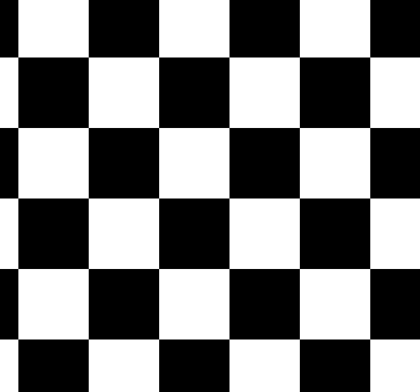
#> input picture ch4/check.png, 420 x 392 px
$ python 4-1.py
#> lines starting #> are read from the running program, lines starting #| are printed output that depends on the picture
import cv2 as cv

#img=cv.imread('soccer.jpg')
img=cv.imread('check.png')
#> img is the input picture: shape (392, 420, 3); min 0, max 255, mean 127.5
gray=cv.cvtColor(img,cv.COLOR_BGR2GRAY)

gray = cv.blur(gray, (3,3)) # 스무딩 작업 - 잡음 제거 효과

grad_x=cv.Sobel(gray,cv.CV_32F,1,0,ksize=3)	# 소벨 연산자 적용, sobel_x 왼오
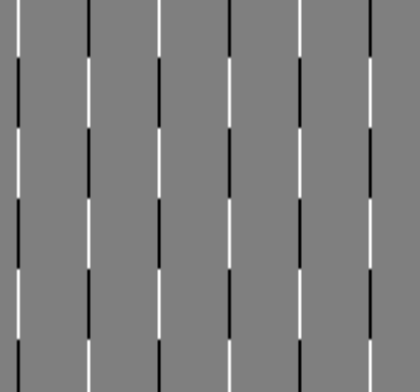
#> grad_x: shape (392, 420) float32; min -680, max 680, mean 0; drawn with min black and max white
grad_y=cv.Sobel(gray,cv.CV_32F,0,1,ksize=3) # sobel_y 위아래
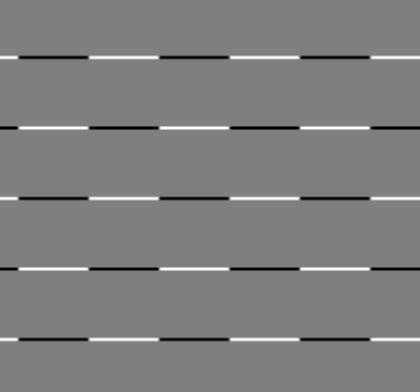
#> grad_y: shape (392, 420) float32; min -680, max 680, mean 0; drawn with min black and max white
grad = cv.Laplacian(gray, cv.CV_32F)
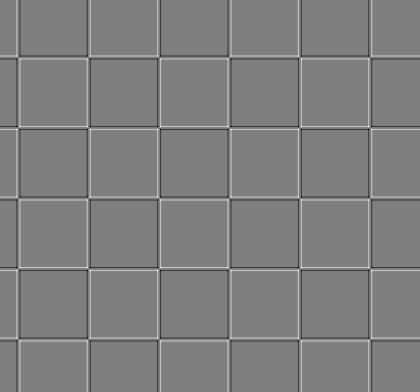
#> grad: shape (392, 420) float32; min -146, max 146, mean 0; drawn with min black and max white

sobel_x=cv.convertScaleAbs(grad_x)	# 절댓값을 취해 양수 영상으로 변환
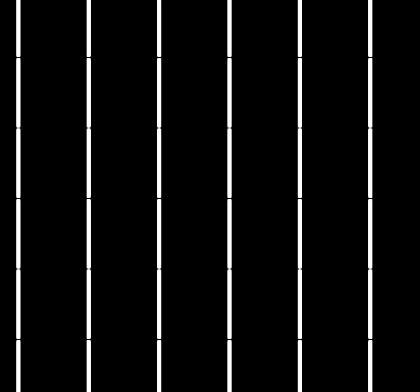
#> sobel_x: shape (392, 420); min 0, max 255, mean 15.4
sobel_y=cv.convertScaleAbs(grad_y)
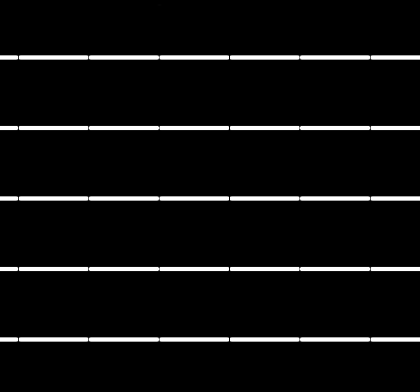
#> sobel_y: shape (392, 420); min 0, max 255, mean 13.6
lap=cv.convertScaleAbs(grad)
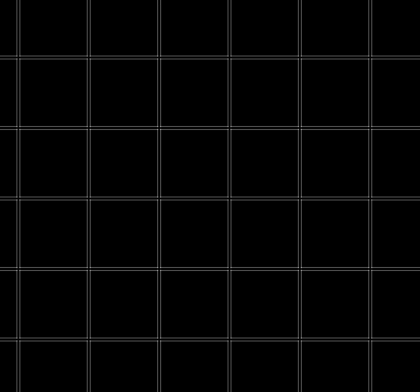
#> lap: shape (392, 420); min 0, max 146, mean 4.5

edge_strength=cv.addWeighted(sobel_x,0.5,sobel_y,0.5,0)	# 에지 강도 계산
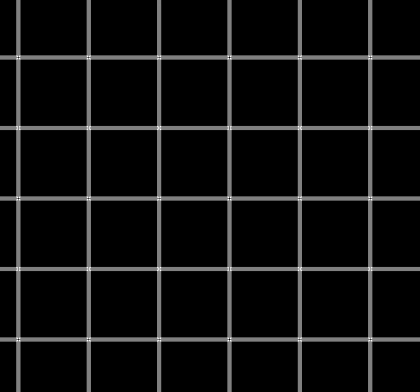
#> edge_strength: shape (392, 420); min 0, max 255, mean 14.6
# 0.5*sobel_x + 0.5*sobel_y + 0.0

cv.imshow('Original',gray)
cv.imshow('sobelx',sobel_x)
cv.imshow('sobely',sobel_y)
cv.imshow('edge strength',edge_strength)
cv.imshow('laplacian',lap)

cv.waitKey()
cv.destroyAllWindows()

$ run again, with ch4/shapes2.png copied over ch4/check.png
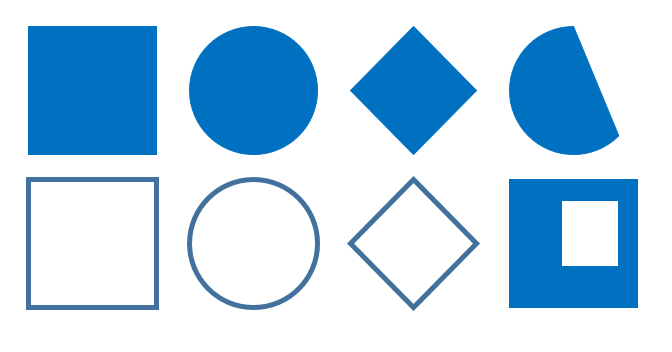
#> input picture ch4/shapes2.png, 672 x 352 px
#> img is the input picture: shape (352, 672, 3); mean B, G, R 236.2, 214.5, 184.5
#> `grad = cv.Laplacian(gray, cv.CV_32F)`:
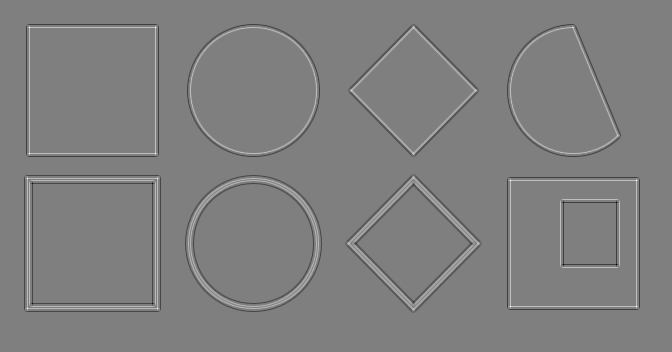
#> grad: shape (352, 672) float32; min -112, max 112, mean 0; drawn with min black and max white
#> `edge_strength=cv.addWeighted(sobel_x,0.5,sobel_y,0.5,0)`:
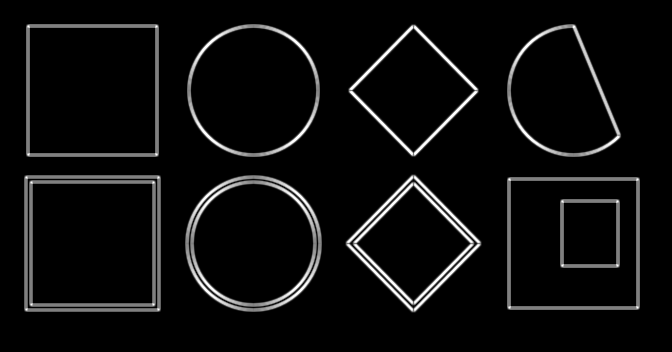
#> edge_strength: shape (352, 672); min 0, max 255, mean 12.9
